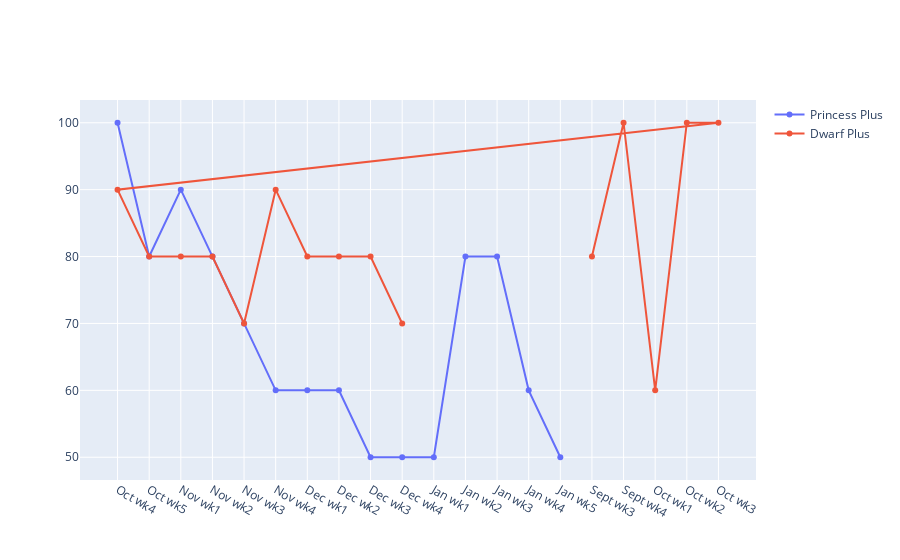

Notebook cell for this chart:
### Code cell
# Europe
region = 'Europe'
fig = go.Figure()
fig.add_trace(go.Scatter(x=princess['week'], y=princess[region], name='Princess Plus'))
fig.add_trace(go.Scatter(x=dwarf['week'], y=dwarf[region], name='Dwarf Plus'))

### Figure 1 — Plotly figure (JSON) as saved in the notebook; plotly's stock layout.template omitted (floating-point values rounded to 4 significant figures)
{"data": [{"name": "Princess Plus", "type": "scatter", "x": ["Oct wk4", "Oct wk5", "Nov wk1", "Nov wk2", "Nov wk3", "Nov wk4", "Dec wk1", "Dec wk2", "Dec wk3", "Dec wk4", "Jan wk1", "Jan wk2", "Jan wk3", "Jan wk4", "Jan wk5"], "y": [100, 80, 90, 80, 70, 60, 60, 60, 50, 50, 50, 80, 80, 60, 50]}, {"name": "Dwarf Plus", "type": "scatter", "x": ["Sept wk3", "Sept wk4", "Oct wk1", "Oct wk2", "Oct wk3", "Oct wk4", "Oct wk5", "Nov wk1", "Nov wk2", "Nov wk3", "Nov wk4", "Dec wk1", "Dec wk2", "Dec wk3", "Dec wk4"], "y": [80, 100, 60, 100, 100, 90, 80, 80, 80, 70, 90, 80, 80, 80, 70]}], "layout": {}}
